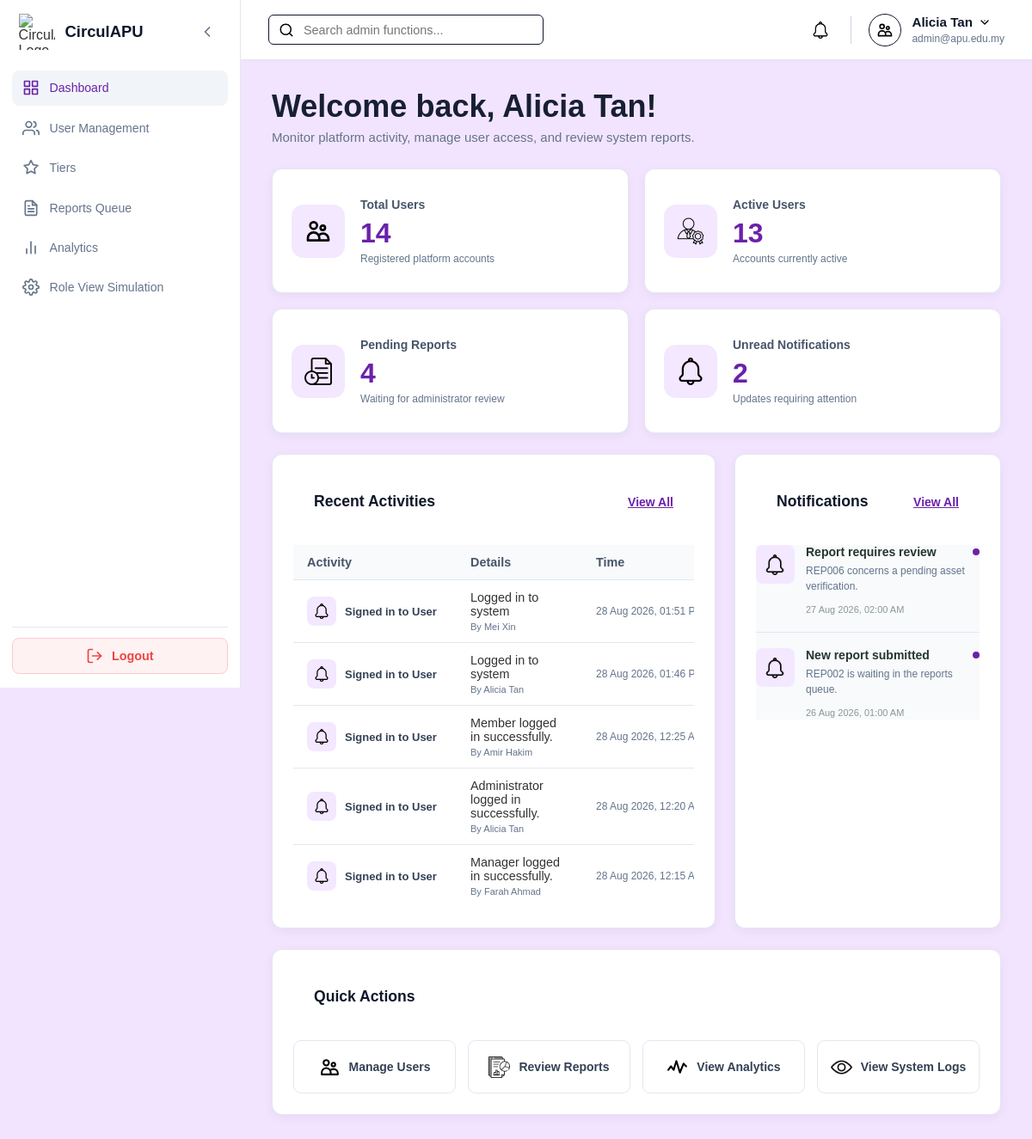
Page /Admin/admin_dashboard.php (signed in) on the earlier database version.
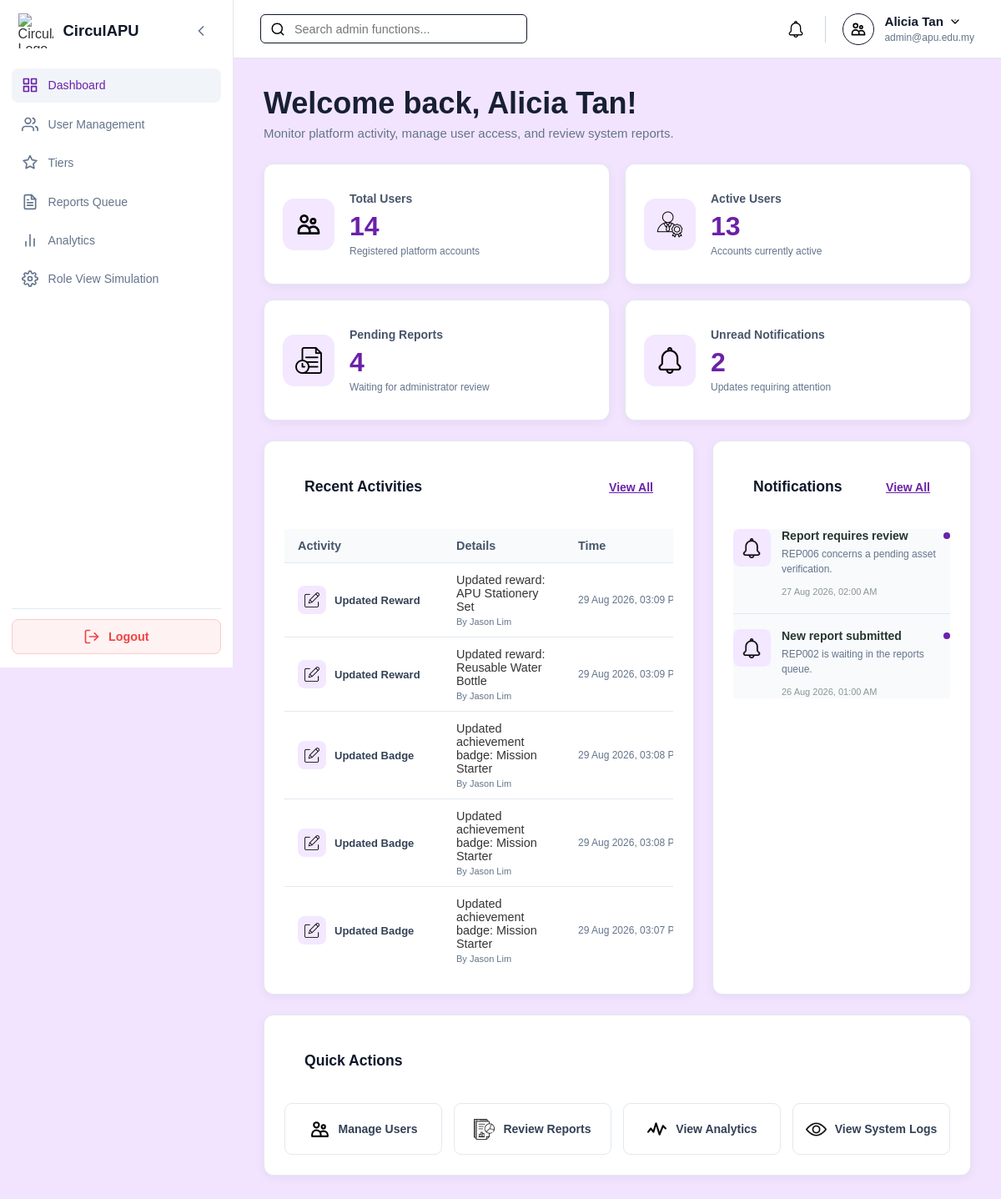
Same page on the later database version.
### tables this page shows
CREATE TABLE `systemlog` (
  `logID` varchar(10) NOT NULL,
  `userID` varchar(10) NOT NULL,
  `actionType` enum('Create','Submit','Approve','Reject','Redeem','Assign','Update','Delete','Login','Logout') NOT NULL,
  `refType` enum('Mission','Asset','Reward','Badge','Tier','Verification','User','Category','Transaction','Borrowing') NOT NULL,
  `refID` varchar(10) DEFAULT NULL,
  `description` varchar(255) NOT NULL,
  `timeLogged` timestamp NOT NULL DEFAULT current_timestamp()
);

CREATE TABLE `notification` (
  `notificationID` varchar(10) NOT NULL,
  `userID` varchar(10) NOT NULL,
  `title` varchar(100) NOT NULL,
  `content` varchar(255) NOT NULL,
  `status` enum('Read','Unread') NOT NULL DEFAULT 'Unread',
  `createdDate` timestamp NOT NULL DEFAULT current_timestamp()
);

### Admin/admin_dashboard.php (the view, shortened to what the changed rows need)
<?php
require_once '../db.php';
function adminDashboardEscape($value): string
{
    return htmlspecialchars((string) $value, ENT_QUOTES, 'UTF-8');
}
function adminDashboardDate(?string $value): string
{
    $timestamp = strtotime($value);
    return date('d M Y, h:i A', $timestamp);
}
function adminActivityLabel(string $action, string $reference): string
{
    $labels = [
        'Create' => 'Created',
        'Update' => 'Updated',
        'Delete' => 'Removed',
        'Approve' => 'Approved',
        'Reject' => 'Rejected',
        'Submit' => 'Submitted',
        'Assign' => 'Assigned',
        'Login' => 'Signed in to',
        'Logout' => 'Signed out of',
    ];
    return ($labels[$action] ?? $action) . ' ' . $reference;
}
function adminActivityIcon(string $action): string
{
    return match ($action) {
        'Create' => 'create.png',
        'Update' => 'edit.png',
        'Delete', 'Reject' => 'delete.png',
        'Approve' => 'view.png',
        default => 'notification.png',
    };
}
$adminID = (string) $_SESSION['user_id'];
$adminName = trim($_SESSION['user_name'] ?? '') ?: 'System Administrator';
$recentActivities = [];
$notifications = [];
try {
    $conn->set_charset('utf8mb4');
    $activityResult = $conn->query(
        "SELECT sl.actionType, sl.refType, sl.refID, sl.description, sl.timeLogged,
                COALESCE(u.name, sl.userID) AS performedBy
         FROM systemlog sl
         LEFT JOIN user u ON u.userID=sl.userID
         ORDER BY sl.timeLogged DESC LIMIT 5"
    );
    while ($activity = $activityResult->fetch_assoc()) {
        $recentActivities[] = $activity;
    }
    $stmt = $conn->prepare(
        "SELECT notificationID, title, content, status, createdDate
         FROM notification WHERE userID=?
         ORDER BY createdDate DESC, notificationID DESC LIMIT 5"
    );
    $stmt->bind_param('s', $adminID);
    $stmt->execute();
    $notificationResult = $stmt->get_result();
    while ($notification = $notificationResult->fetch_assoc()) {
        $notifications[] = $notification;
    }
} catch (Throwable $exception) {
    error_log('Unable to load Admin dashboard: ' . $exception->getMessage());
    $databaseError = 'Unable to load dashboard data. Please check the database connection.';
}
?>
<!DOCTYPE html>
<html lang="en">
<head>
    <link rel="stylesheet" href="../style.css">
    <link rel="stylesheet" href="admin_style.css?v=<?= filemtime(__DIR__ . '/admin_style.css') ?>">
</head>
<body class="role-admin">
<div class="dashboard-container">
<div class="main-content">
<main class="page-body dashboard-page admin-dashboard-page">
    <section class="dashboard-welcome">
        <div>
            <h1>Welcome back, <?= adminDashboardEscape($adminName) ?>!</h1>
        </div>
    </section>
    <section class="dashboard-lower-grid">
        <article class="content-card dashboard-panel">
            <div class="card-header">
                <h2>Recent Activities</h2>
            </div>
            <div class="table-wrapper">
                <table class="data-table admin-dashboard-activity-table">
                    <thead><tr><th>Activity</th><th>Details</th><th>Time</th></tr></thead>
                    <tbody>
                    <?php if (!$recentActivities): ?>
                        <tr><td colspan="3" class="dashboard-empty-state">No recent system activities available.</td></tr>
                    <?php else: foreach ($recentActivities as $activity): ?>
                        <tr>
                            <td>
                                <div class="activity-name activity-flex">
                                    <span class="activity-icon"><img src="../assets/icons/<?= adminDashboardEscape(adminActivityIcon($activity['actionType'])) ?>" alt=""></span>
                                    <strong><?= adminDashboardEscape(adminActivityLabel($activity['actionType'], $activity['refType'])) ?></strong>
                                </div>
                            </td>
                            <td>
                                <?= adminDashboardEscape($activity['description']) ?>
                                <small class="admin-activity-meta">By <?= adminDashboardEscape($activity['performedBy']) ?></small>
                            </td>
                            <td class="admin-dashboard-time"><?= adminDashboardEscape(adminDashboardDate($activity['timeLogged'])) ?></td>
                        </tr>
                    <?php endforeach; endif; ?>
                    </tbody>
                </table>
            </div>
        </article>
        <article class="content-card dashboard-panel">
            <div class="card-header">
                <h2>Notifications</h2>
            </div>
            <div class="notification-list">
            <?php if (!$notifications): ?>
                <div class="notification-empty-state">
                    <img src="../assets/icons/notification.png" alt="">
                    <p>No notifications available.</p>
                </div>
            <?php else: foreach ($notifications as $notification): ?>
                <a href="admin_notifications.php" class="notification-item <?= $notification['status'] === 'Unread' ? 'notification-unread' : '' ?>">
                    <div class="notification-icon"><img src="../assets/icons/notification.png" alt=""></div>
                    <div class="notification-content">
                        <div class="notification-title-row">
                            <strong><?= adminDashboardEscape($notification['title']) ?></strong>
                            <?php if ($notification['status'] === 'Unread'): ?><span class="unread-indicator" title="Unread notification"></span><?php endif; ?>
                        </div>
                        <p><?= adminDashboardEscape($notification['content']) ?></p>
                        <time><?= adminDashboardEscape(adminDashboardDate($notification['createdDate'])) ?></time>
                    </div>
                </a>
            <?php endforeach; endif; ?>
            </div>
        </article>
    </section>
    <section class="content-card quick-actions">
        <div class="card-header"><h2>Quick Actions</h2></div>
    </section>
</main>
</div>
</div>
</body>
</html>

Differences in the rows shown:
no longer on this page (row unchanged): systemlog: actionType+refType "Signed in to User", description "Logged in to system", performedBy "Mei Xin", timeLogged "28 Aug 2026, 01:51…"
no longer on this page (row unchanged): systemlog: actionType+refType "Signed in to User", description "Logged in to system", performedBy "Alicia Tan", timeLogged "28 Aug 2026, 01:46…"
no longer on this page (row unchanged): systemlog: actionType+refType "Signed in to User", description "Member logged in successfully.", performedBy "Amir Hakim", timeLogged "28 Aug 2026, 12:25…"
no longer on this page (row unchanged): systemlog: actionType+refType "Signed in to User", description "Administrator logged in successfully.", performedBy "Alicia Tan", timeLogged "28 Aug 2026, 12:20…"
no longer on this page (row unchanged): systemlog: actionType+refType "Signed in to User", description "Manager logged in successfully.", performedBy "Farah Ahmad", timeLogged "28 Aug 2026, 12:15…"
added systemlog: actionType+refType "Updated Reward", description "Updated reward: APU Stationery Set", performedBy "Jason Lim", timeLogged "29 Aug 2026, 03:09…"
added systemlog: actionType+refType "Updated Reward", description "Updated reward: Reusable Water Bottle", performedBy "Jason Lim", timeLogged "29 Aug 2026, 03:09…"
added systemlog: actionType+refType "Updated Badge", description "Updated achievement badge: Mission Starter", performedBy "Jason Lim", timeLogged "29 Aug 2026, 03:08…"
added systemlog: actionType+refType "Updated Badge", description "Updated achievement badge: Mission Starter", performedBy "Jason Lim", timeLogged "29 Aug 2026, 03:08…"
added systemlog: actionType+refType "Updated Badge", description "Updated achievement badge: Mission Starter", performedBy "Jason Lim", timeLogged "29 Aug 2026, 03:07…"
